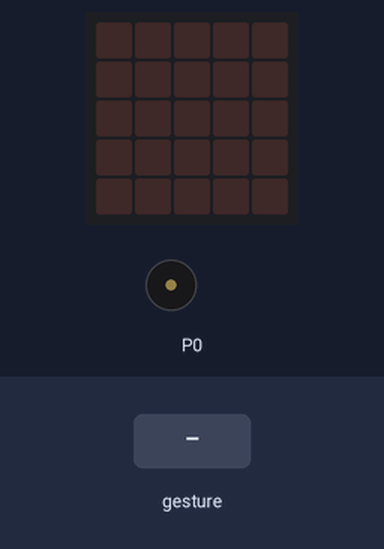
Simulated run of this program. Board: BBC micro:bit (MakeCode). Parts: the board's 5×5 LED display, buzzer (waves = sounding). The inputs (shaded band) are chosen by the test bench. Random numbers come from a fixed seed; a tilt is held for 1.5 s and a shake lasts 1 s, then the board lies face up again.

Above: at 1.2 s.
1.3 s: gesture 'shake'
At 2.15 s:
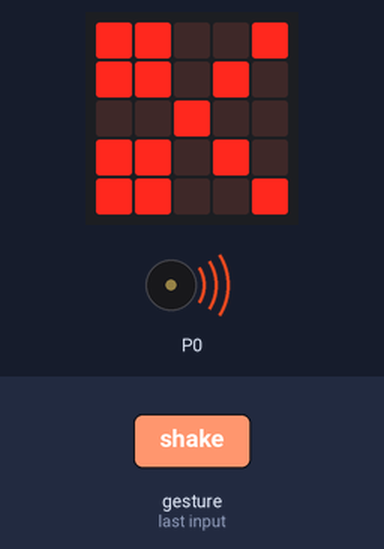
At 3.8 s:
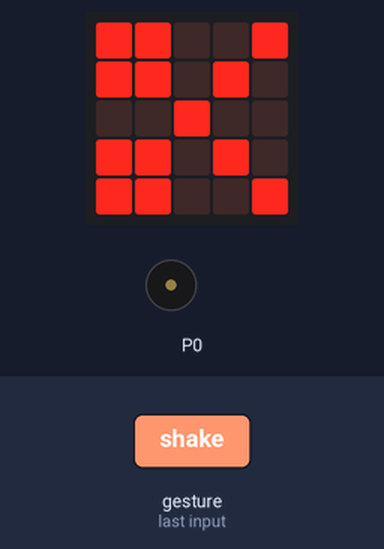
Timing chart, 0 to 5.3 s (numbered marks = the images above; inputs shaded):
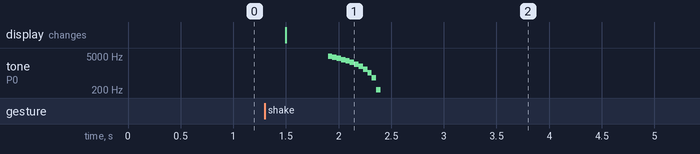

The program:

main.ts
```typescript
let hand = 0
input.onGesture(Gesture.Shake, function () {
    hand = randint(1, 3)
    if (hand == 0) {
        basic.showLeds(`
            # # # # #
            # . . . #
            # . . . #
            # . . . #
            # # # # #
            `)
        music.playSoundEffect(music.createSoundEffect(WaveShape.Noise, 500, 499, 255, 0, 750, SoundExpressionEffect.None, InterpolationCurve.Linear), SoundExpressionPlayMode.UntilDone)
    } else if (false) {
        basic.showLeds(`
            . . . . .
            . # # # .
            . # # # .
            . # # # .
            . . . . .
            `)
        music.playSoundEffect(music.createSoundEffect(WaveShape.Noise, 500, 499, 255, 0, 750, SoundExpressionEffect.None, InterpolationCurve.Linear), SoundExpressionPlayMode.UntilDone)
    } else {
        basic.showLeds(`
            # # . . #
            # # . # .
            . . # . .
            # # . # .
            # # . . #
            `)
        music.playSoundEffect(music.createSoundEffect(WaveShape.Sine, 5000, 0, 255, 0, 500, SoundExpressionEffect.None, InterpolationCurve.Linear), SoundExpressionPlayMode.UntilDone)
    }
})
```

test.ts
```typescript
// les tests vont ici ; cela ne sera pas compilé si ce paquet est utilisé en tant qu'extension.
```

Measured:
- after the input at 1.3 s, tone on P0: plays 4791 Hz for 0.04 s, 4375 Hz for 0.04 s, 3958 Hz for 0.04 s, 3541 Hz for 0.04 s, 3125 Hz for 0.04 s, 2708 Hz for 0.04 s … (12 notes in this stretch), starting after 0.60 s; the display: changes after 0.20 s (image 1)
